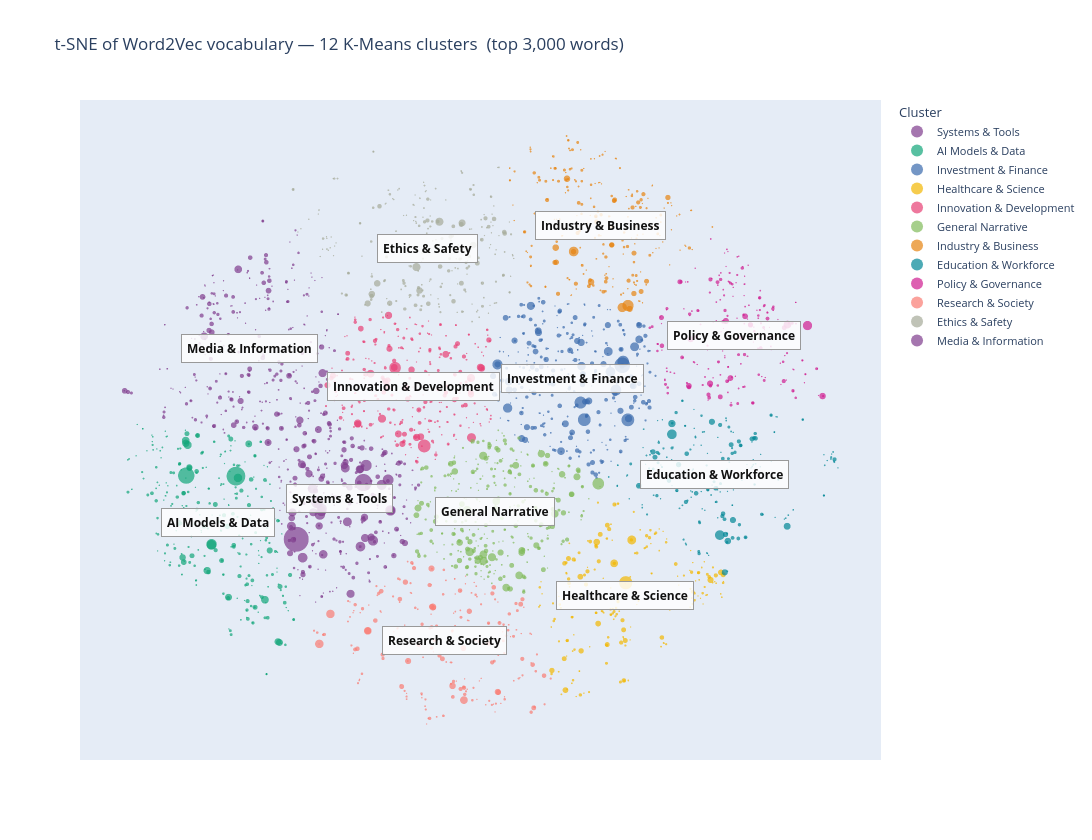

Source (notebook cell):
### Markdown cell above
## 3.4 Interactive Plot

Each point is one vocabulary word.
**Size** scales with token frequency — larger dots are the most common terms in the corpus.
**Colour** represents the K-Means cluster.
Hover any point to see the word and its raw frequency count.

### Code cell
# --- Build top-words lookup per cluster ---
cluster_top_words = {}
cluster_word_sets = {}
for cid in sorted(np.unique(labels)):
    idx_sorted = sorted(np.where(labels == cid)[0], key=lambda i: freqs[i], reverse=True)
    cluster_top_words[cid] = [words_sorted[i] for i in idx_sorted[:3]]
    cluster_word_sets[cid]  = set(words_sorted[i] for i in np.where(labels == cid)[0])

# --- Auto-assign theme names via anchor-word matching ---
# Each cluster gets the theme whose anchors overlap most with its vocabulary.
# Each theme is assigned at most once (greedy best-match).
assigned_themes = {}
used_themes     = set()
scores = {
    cid: {
        # Normalize by anchor count so small clusters aren't penalised vs. large ones
        theme: len(cluster_word_sets[cid] & set(anchors)) / len(anchors)
        for theme, anchors in THEME_ANCHORS.items()
    }
    for cid in sorted(np.unique(labels))
}
all_pairs = sorted(
    [(cid, theme) for cid in scores for theme in scores[cid]],
    key=lambda p: scores[p[0]][p[1]], reverse=True
)
for cid, theme in all_pairs:
    if cid not in assigned_themes and theme not in used_themes:
        assigned_themes[cid] = theme
        used_themes.add(theme)
for cid in sorted(np.unique(labels)):
    if cid not in assigned_themes:
        assigned_themes[cid] = ' / '.join(cluster_top_words[cid])

print("Auto-assigned cluster names:")
for cid, name in sorted(assigned_themes.items()):
    print(f"  Cluster {cid}: {name}  (top words: {', '.join(cluster_top_words[cid])})")

def _cluster_label(cid):
    return assigned_themes[cid]

# Centroid coordinates in t-SNE space
centroids = {
    cid: (coords[labels == cid, 0].mean(), coords[labels == cid, 1].mean())
    for cid in sorted(np.unique(labels))
}

df_viz = pd.DataFrame({
    'x'      : coords[:, 0],
    'y'      : coords[:, 1],
    'word'   : words_sorted,
    'cluster': [_cluster_label(l) for l in labels],
    'freq'   : freqs,
})

fig = px.scatter(
    df_viz,
    x='x', y='y',
    color='cluster',
    hover_name='word',
    hover_data={'freq': ':,', 'cluster': True, 'x': False, 'y': False},
    size='freq',
    size_max=25,
    opacity=0.70,
    title=f't-SNE of Word2Vec vocabulary — {N_CLUSTERS} K-Means clusters  (top {TOP_N:,} words)',
    width=1200,
    height=840,
    color_discrete_sequence=px.colors.qualitative.Bold,
)
fig.update_traces(marker=dict(line=dict(width=0)))

# Centroid label boxes — cluster name
for cid, (cx, cy) in centroids.items():
    fig.add_annotation(
        x=cx, y=cy,
        text=f'<b>{_cluster_label(cid)}</b>',
        showarrow=False,
        font=dict(size=12, color='#111'),
        bgcolor='rgba(255,255,255,0.82)',
        bordercolor='#999',
        borderwidth=1,
        borderpad=5,
    )

fig.update_layout(
    legend_title_text='Cluster',
    legend=dict(font=dict(size=11)),
    xaxis=dict(showticklabels=False, title='', showgrid=False, zeroline=False),
    yaxis=dict(showticklabels=False, title='', showgrid=False, zeroline=False),
)
fig.show()

### Figure 1 — Plotly figure (JSON) as saved in the notebook; plotly's stock layout.template omitted (floating-point values rounded to 4 significant figures; data arrays with more than 128 entries replaced by an {"elided": "..."} marker saying what was removed)
{"data": [{"customdata": {"elided": "275x2 mixed values"}, "hovertemplate": "<b>%{hovertext}</b><br><br>cluster=%{customdata[1]}<br>freq=%{customdata[0]:,}<extra></extra>", "hovertext": {"elided": "275 str values"}, "legendgroup": "Systems & Tools", "marker": {"color": "rgb(127, 60, 141)", "line": {"width": 0}, "opacity": 0.7, "size": {"elided": "275 int values"}, "sizemode": "area", "sizeref": 262.2, "symbol": "circle"}, "mode": "markers", "name": "Systems & Tools", "showlegend": true, "type": "scattergl", "x": {"elided": "275 float values"}, "xaxis": "x", "y": {"elided": "275 float values"}, "yaxis": "y"}, {"customdata": {"elided": "286x2 mixed values"}, "hovertemplate": "<b>%{hovertext}</b><br><br>cluster=%{customdata[1]}<br>freq=%{customdata[0]:,}<extra></extra>", "hovertext": {"elided": "286 str values"}, "legendgroup": "AI Models & Data", "marker": {"color": "rgb(17, 165, 121)", "line": {"width": 0}, "opacity": 0.7, "size": {"elided": "286 int values"}, "sizemode": "area", "sizeref": 262.2, "symbol": "circle"}, "mode": "markers", "name": "AI Models & Data", "showlegend": true, "type": "scattergl", "x": {"elided": "286 float values"}, "xaxis": "x", "y": {"elided": "286 float values"}, "yaxis": "y"}, {"customdata": {"elided": "306x2 mixed values"}, "hovertemplate": "<b>%{hovertext}</b><br><br>cluster=%{customdata[1]}<br>freq=%{customdata[0]:,}<extra></extra>", "hovertext": {"elided": "306 str values"}, "legendgroup": "Investment & Finance", "marker": {"color": "rgb(57, 105, 172)", "line": {"width": 0}, "opacity": 0.7, "size": {"elided": "306 int values"}, "sizemode": "area", "sizeref": 262.2, "symbol": "circle"}, "mode": "markers", "name": "Investment & Finance", "showlegend": true, "type": "scattergl", "x": {"elided": "306 float values"}, "xaxis": "x", "y": {"elided": "306 float values"}, "yaxis": "y"}, {"customdata": {"elided": "198x2 mixed values"}, "hovertemplate": "<b>%{hovertext}</b><br><br>cluster=%{customdata[1]}<br>freq=%{customdata[0]:,}<extra></extra>", "hovertext": {"elided": "198 str values"}, "legendgroup": "Healthcare & Science", "marker": {"color": "rgb(242, 183, 1)", "line": {"width": 0}, "opacity": 0.7, "size": {"elided": "198 int values"}, "sizemode": "area", "sizeref": 262.2, "symbol": "circle"}, "mode": "markers", "name": "Healthcare & Science", "showlegend": true, "type": "scattergl", "x": {"elided": "198 float values"}, "xaxis": "x", "y": {"elided": "198 float values"}, "yaxis": "y"}, {"customdata": {"elided": "285x2 mixed values"}, "hovertemplate": "<b>%{hovertext}</b><br><br>cluster=%{customdata[1]}<br>freq=%{customdata[0]:,}<extra></extra>", "hovertext": {"elided": "285 str values"}, "legendgroup": "Innovation & Development", "marker": {"color": "rgb(231, 63, 116)", "line": {"width": 0}, "opacity": 0.7, "size": {"elided": "285 int values"}, "sizemode": "area", "sizeref": 262.2, "symbol": "circle"}, "mode": "markers", "name": "Innovation & Development", "showlegend": true, "type": "scattergl", "x": {"elided": "285 float values"}, "xaxis": "x", "y": {"elided": "285 float values"}, "yaxis": "y"}, {"customdata": {"elided": "309x2 mixed values"}, "hovertemplate": "<b>%{hovertext}</b><br><br>cluster=%{customdata[1]}<br>freq=%{customdata[0]:,}<extra></extra>", "hovertext": {"elided": "309 str values"}, "legendgroup": "General Narrative", "marker": {"color": "rgb(128, 186, 90)", "line": {"width": 0}, "opacity": 0.7, "size": {"elided": "309 int values"}, "sizemode": "area", "sizeref": 262.2, "symbol": "circle"}, "mode": "markers", "name": "General Narrative", "showlegend": true, "type": "scattergl", "x": {"elided": "309 float values"}, "xaxis": "x", "y": {"elided": "309 float values"}, "yaxis": "y"}, {"customdata": {"elided": "232x2 mixed values"}, "hovertemplate": "<b>%{hovertext}</b><br><br>cluster=%{customdata[1]}<br>freq=%{customdata[0]:,}<extra></extra>", "hovertext": {"elided": "232 str values"}, "legendgroup": "Industry & Business", "marker": {"color": "rgb(230, 131, 16)", "line": {"width": 0}, "opacity": 0.7, "size": {"elided": "232 int values"}, "sizemode": "area", "sizeref": 262.2, "symbol": "circle"}, "mode": "markers", "name": "Industry & Business", "showlegend": true, "type": "scattergl", "x": {"elided": "232 float values"}, "xaxis": "x", "y": {"elided": "232 float values"}, "yaxis": "y"}, {"customdata": {"elided": "197x2 mixed values"}, "hovertemplate": "<b>%{hovertext}</b><br><br>cluster=%{customdata[1]}<br>freq=%{customdata[0]:,}<extra></extra>", "hovertext": {"elided": "197 str values"}, "legendgroup": "Education & Workforce", "marker": {"color": "rgb(0, 134, 149)", "line": {"width": 0}, "opacity": 0.7, "size": {"elided": "197 int values"}, "sizemode": "area", "sizeref": 262.2, "symbol": "circle"}, "mode": "markers", "name": "Education & Workforce", "showlegend": true, "type": "scattergl", "x": {"elided": "197 float values"}, "xaxis": "x", "y": {"elided": "197 float values"}, "yaxis": "y"}, {"customdata": {"elided": "206x2 mixed values"}, "hovertemplate": "<b>%{hovertext}</b><br><br>cluster=%{customdata[1]}<br>freq=%{customdata[0]:,}<extra></extra>", "hovertext": {"elided": "206 str values"}, "legendgroup": "Policy & Governance", "marker": {"color": "rgb(207, 28, 144)", "line": {"width": 0}, "opacity": 0.7, "size": {"elided": "206 int values"}, "sizemode": "area", "sizeref": 262.2, "symbol": "circle"}, "mode": "markers", "name": "Policy & Governance", "showlegend": true, "type": "scattergl", "x": {"elided": "206 float values"}, "xaxis": "x", "y": {"elided": "206 float values"}, "yaxis": "y"}, {"customdata": {"elided": "210x2 mixed values"}, "hovertemplate": "<b>%{hovertext}</b><br><br>cluster=%{customdata[1]}<br>freq=%{customdata[0]:,}<extra></extra>", "hovertext": {"elided": "210 str values"}, "legendgroup": "Research & Society", "marker": {"color": "rgb(249, 123, 114)", "line": {"width": 0}, "opacity": 0.7, "size": {"elided": "210 int values"}, "sizemode": "area", "sizeref": 262.2, "symbol": "circle"}, "mode": "markers", "name": "Research & Society", "showlegend": true, "type": "scattergl", "x": {"elided": "210 float values"}, "xaxis": "x", "y": {"elided": "210 float values"}, "yaxis": "y"}, {"customdata": {"elided": "234x2 mixed values"}, "hovertemplate": "<b>%{hovertext}</b><br><br>cluster=%{customdata[1]}<br>freq=%{customdata[0]:,}<extra></extra>", "hovertext": {"elided": "234 str values"}, "legendgroup": "Ethics & Safety", "marker": {"color": "rgb(165, 170, 153)", "line": {"width": 0}, "opacity": 0.7, "size": {"elided": "234 int values"}, "sizemode": "area", "sizeref": 262.2, "symbol": "circle"}, "mode": "markers", "name": "Ethics & Safety", "showlegend": true, "type": "scattergl", "x": {"elided": "234 float values"}, "xaxis": "x", "y": {"elided": "234 float values"}, "yaxis": "y"}, {"customdata": {"elided": "262x2 mixed values"}, "hovertemplate": "<b>%{hovertext}</b><br><br>cluster=%{customdata[1]}<br>freq=%{customdata[0]:,}<extra></extra>", "hovertext": {"elided": "262 str values"}, "legendgroup": "Media & Information", "marker": {"color": "rgb(127, 60, 141)", "line": {"width": 0}, "opacity": 0.7, "size": {"elided": "262 int values"}, "sizemode": "area", "sizeref": 262.2, "symbol": "circle"}, "mode": "markers", "name": "Media & Information", "showlegend": true, "type": "scattergl", "x": {"elided": "262 float values"}, "xaxis": "x", "y": {"elided": "262 float values"}, "yaxis": "y"}], "layout": {"annotations": [{"bgcolor": "rgba(255,255,255,0.82)", "bordercolor": "#999", "borderpad": 5, "borderwidth": 1, "font": {"color": "#111", "size": 12}, "showarrow": false, "text": "<b>Ethics & Safety</b>", "x": -8.593, "y": 34.97}, {"bgcolor": "rgba(255,255,255,0.82)", "bordercolor": "#999", "borderpad": 5, "borderwidth": 1, "font": {"color": "#111", "size": 12}, "showarrow": false, "text": "<b>Healthcare & Science</b>", "x": 26.69, "y": -29.59}, {"bgcolor": "rgba(255,255,255,0.82)", "bordercolor": "#999", "borderpad": 5, "borderwidth": 1, "font": {"color": "#111", "size": 12}, "showarrow": false, "text": "<b>Systems & Tools</b>", "x": -24.31, "y": -11.6}, {"bgcolor": "rgba(255,255,255,0.82)", "bordercolor": "#999", "borderpad": 5, "borderwidth": 1, "font": {"color": "#111", "size": 12}, "showarrow": false, "text": "<b>Policy & Governance</b>", "x": 46.31, "y": 18.79}, {"bgcolor": "rgba(255,255,255,0.82)", "bordercolor": "#999", "borderpad": 5, "borderwidth": 1, "font": {"color": "#111", "size": 12}, "showarrow": false, "text": "<b>Innovation & Development</b>", "x": -11.13, "y": 9.326}, {"bgcolor": "rgba(255,255,255,0.82)", "bordercolor": "#999", "borderpad": 5, "borderwidth": 1, "font": {"color": "#111", "size": 12}, "showarrow": false, "text": "<b>Research & Society</b>", "x": -5.485, "y": -38.17}, {"bgcolor": "rgba(255,255,255,0.82)", "bordercolor": "#999", "borderpad": 5, "borderwidth": 1, "font": {"color": "#111", "size": 12}, "showarrow": false, "text": "<b>General Narrative</b>", "x": 3.558, "y": -14.02}, {"bgcolor": "rgba(255,255,255,0.82)", "bordercolor": "#999", "borderpad": 5, "borderwidth": 1, "font": {"color": "#111", "size": 12}, "showarrow": false, "text": "<b>Media & Information</b>", "x": -40.38, "y": 16.34}, {"bgcolor": "rgba(255,255,255,0.82)", "bordercolor": "#999", "borderpad": 5, "borderwidth": 1, "font": {"color": "#111", "size": 12}, "showarrow": false, "text": "<b>AI Models & Data</b>", "x": -46.03, "y": -16.04}, {"bgcolor": "rgba(255,255,255,0.82)", "bordercolor": "#999", "borderpad": 5, "borderwidth": 1, "font": {"color": "#111", "size": 12}, "showarrow": false, "text": "<b>Education & Workforce</b>", "x": 42.66, "y": -7.103}, {"bgcolor": "rgba(255,255,255,0.82)", "bordercolor": "#999", "borderpad": 5, "borderwidth": 1, "font": {"color": "#111", "size": 12}, "showarrow": false, "text": "<b>Industry & Business</b>", "x": 22.36, "y": 39.37}, {"bgcolor": "rgba(255,255,255,0.82)", "bordercolor": "#999", "borderpad": 5, "borderwidth": 1, "font": {"color": "#111", "size": 12}, "showarrow": false, "text": "<b>Investment & Finance</b>", "x": 17.35, "y": 10.81}], "height": 840, "legend": {"font": {"size": 11}, "itemsizing": "constant", "title": {"text": "Cluster"}, "tracegroupgap": 0}, "title": {"text": "t-SNE of Word2Vec vocabulary — 12 K-Means clusters  (top 3,000 words)"}, "width": 1200, "xaxis": {"anchor": "y", "domain": [0, 1], "showgrid": false, "showticklabels": false, "title": {"text": ""}, "zeroline": false}, "yaxis": {"anchor": "x", "domain": [0, 1], "showgrid": false, "showticklabels": false, "title": {"text": ""}, "zeroline": false}}}
